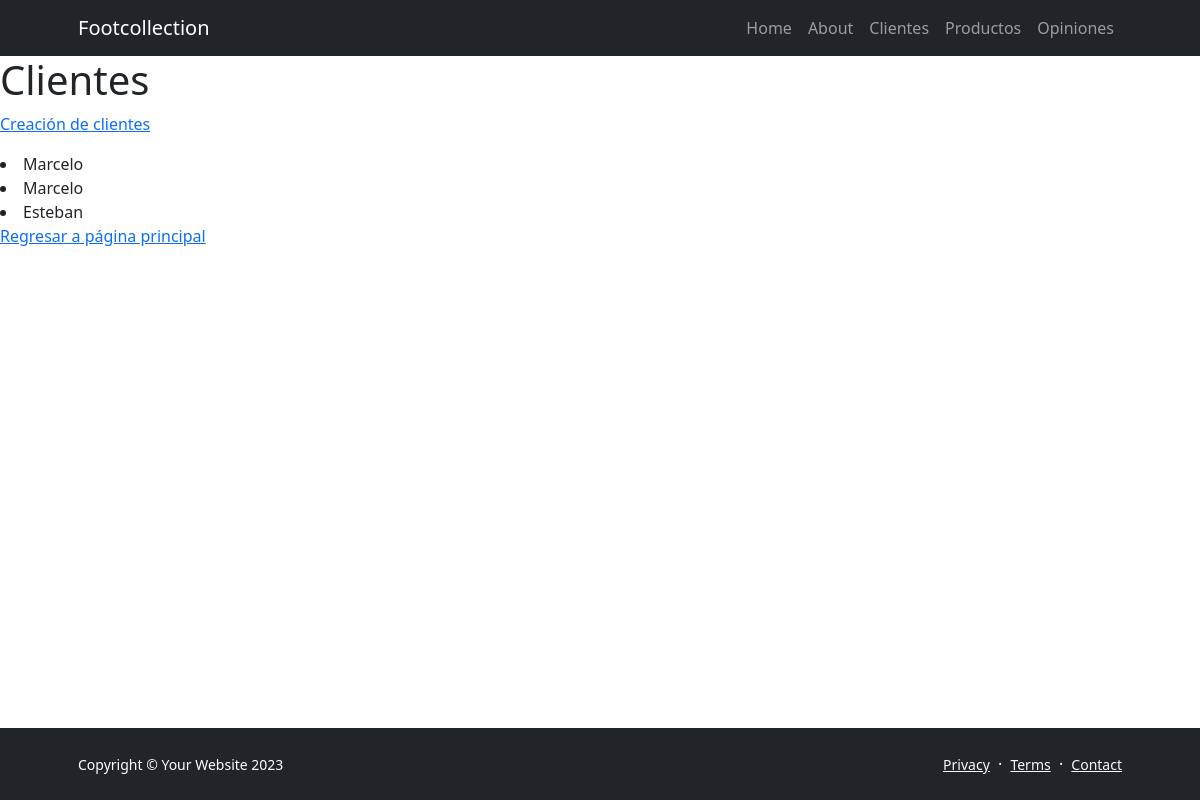
Before: /clientes/ with the older database file.
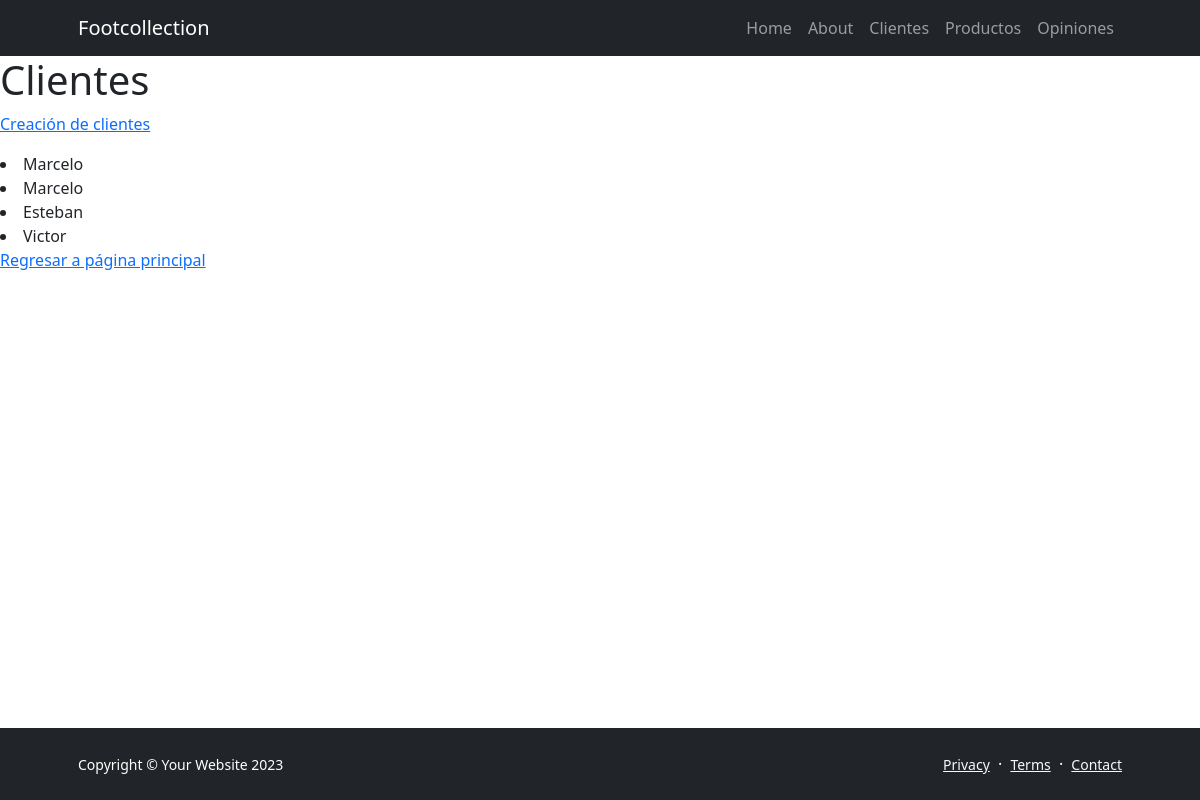
After: the same page with the newer database file.
### Cliente/models.py (models this page shows, shortened)
class Cliente(models.Model):
    nombre = models.CharField(max_length=50)
    apellido = models.CharField(max_length=50)
    email = models.EmailField(max_length=100)
    pais_origen_id = models.ForeignKey(
        Pais, on_delete=models.SET_NULL, blank=True, null=True, verbose_name="país de origen"
    )

### Cliente/views.py (the view)
# urls.py: path("", views.home, name="home"),
def home(request):
    query = models.Cliente.objects.all()
    context = {"clientes": query}
    return render(request, "Cliente/index.html", context)

### Cliente/templates/Cliente/index.html
{% extends 'core/base.html' %}
{% block title %}
    <h1>Clientes</h1>
{% endblock title %}
{% block contenido %}
    <p><a href="{% url 'Cliente:crearclientes' %}">Creación de clientes</a></p>
    {% for cliente in clientes %}
        <li>
            {{cliente.nombre}}
        </li>
    {% endfor %}
    <p><a href="{% url 'core:home' %}">Regresar a página principal</a></p>
{% endblock contenido %}

Changed rows visible on the page:
added Cliente: nombre "Victor"
